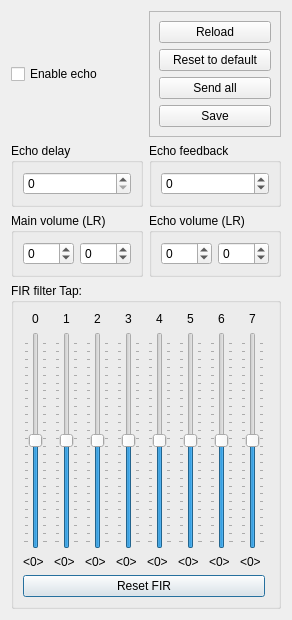
<?xml version="1.0" encoding="UTF-8"?>
<ui version="4.0">
 <class>EchoTune</class>
 <widget class="QDialog" name="EchoTune">
  <property name="geometry">
   <rect>
    <x>0</x>
    <y>0</y>
    <width>284</width>
    <height>620</height>
   </rect>
  </property>
  <property name="windowTitle">
   <string>Echo tuner</string>
  </property>
  <layout class="QGridLayout" name="gridLayout_2">
   <item row="2" column="1">
    <widget class="QGroupBox" name="groupBox_5">
     <property name="title">
      <string>Echo feedback</string>
     </property>
     <layout class="QHBoxLayout" name="horizontalLayout_4">
      <item>
       <widget class="QSpinBox" name="echo_efb">
        <property name="minimum">
         <number>-128</number>
        </property>
        <property name="maximum">
         <number>127</number>
        </property>
       </widget>
      </item>
     </layout>
    </widget>
   </item>
   <item row="4" column="0" colspan="2">
    <widget class="QGroupBox" name="groupBox_3">
     <property name="minimumSize">
      <size>
       <width>0</width>
       <height>322</height>
      </size>
     </property>
     <property name="title">
      <string>FIR filter Tap:</string>
     </property>
     <layout class="QGridLayout" name="gridLayout">
      <item row="1" column="4">
       <widget class="QSlider" name="echo_fir4">
        <property name="minimum">
         <number>-128</number>
        </property>
        <property name="maximum">
         <number>127</number>
        </property>
        <property name="orientation">
         <enum>Qt::Vertical</enum>
        </property>
        <property name="invertedAppearance">
         <bool>false</bool>
        </property>
        <property name="invertedControls">
         <bool>false</bool>
        </property>
        <property name="tickPosition">
         <enum>QSlider::TicksBothSides</enum>
        </property>
       </widget>
      </item>
      <item row="1" column="1">
       <widget class="QSlider" name="echo_fir1">
        <property name="minimum">
         <number>-128</number>
        </property>
        <property name="maximum">
         <number>127</number>
        </property>
        <property name="orientation">
         <enum>Qt::Vertical</enum>
        </property>
        <property name="invertedAppearance">
         <bool>false</bool>
        </property>
        <property name="invertedControls">
         <bool>false</bool>
        </property>
        <property name="tickPosition">
         <enum>QSlider::TicksBothSides</enum>
        </property>
       </widget>
      </item>
      <item row="0" column="4">
       <widget class="QLabel" name="label_6">
        <property name="text">
         <string>4</string>
        </property>
        <property name="textFormat">
         <enum>Qt::PlainText</enum>
        </property>
        <property name="alignment">
         <set>Qt::AlignCenter</set>
        </property>
       </widget>
      </item>
      <item row="0" column="5">
       <widget class="QLabel" name="label_7">
        <property name="text">
         <string>5</string>
        </property>
        <property name="textFormat">
         <enum>Qt::PlainText</enum>
        </property>
        <property name="alignment">
         <set>Qt::AlignCenter</set>
        </property>
       </widget>
      </item>
      <item row="0" column="7">
       <widget class="QLabel" name="label_9">
        <property name="text">
         <string>7</string>
        </property>
        <property name="textFormat">
         <enum>Qt::PlainText</enum>
        </property>
        <property name="alignment">
         <set>Qt::AlignCenter</set>
        </property>
       </widget>
      </item>
      <item row="0" column="2">
       <widget class="QLabel" name="label_4">
        <property name="text">
         <string>2</string>
        </property>
        <property name="textFormat">
         <enum>Qt::PlainText</enum>
        </property>
        <property name="alignment">
         <set>Qt::AlignCenter</set>
        </property>
       </widget>
      </item>
      <item row="0" column="0">
       <widget class="QLabel" name="label_2">
        <property name="text">
         <string>0</string>
        </property>
        <property name="textFormat">
         <enum>Qt::PlainText</enum>
        </property>
        <property name="alignment">
         <set>Qt::AlignCenter</set>
        </property>
       </widget>
      </item>
      <item row="1" column="5">
       <widget class="QSlider" name="echo_fir5">
        <property name="minimum">
         <number>-128</number>
        </property>
        <property name="maximum">
         <number>127</number>
        </property>
        <property name="orientation">
         <enum>Qt::Vertical</enum>
        </property>
        <property name="invertedAppearance">
         <bool>false</bool>
        </property>
        <property name="invertedControls">
         <bool>false</bool>
        </property>
        <property name="tickPosition">
         <enum>QSlider::TicksBothSides</enum>
        </property>
       </widget>
      </item>
      <item row="2" column="0">
       <widget class="QLabel" name="fir0_val">
        <property name="text">
         <string>&lt;0&gt;</string>
        </property>
       </widget>
      </item>
      <item row="1" column="6">
       <widget class="QSlider" name="echo_fir6">
        <property name="minimum">
         <number>-128</number>
        </property>
        <property name="maximum">
         <number>127</number>
        </property>
        <property name="orientation">
         <enum>Qt::Vertical</enum>
        </property>
        <property name="invertedAppearance">
         <bool>false</bool>
        </property>
        <property name="invertedControls">
         <bool>false</bool>
        </property>
        <property name="tickPosition">
         <enum>QSlider::TicksBothSides</enum>
        </property>
       </widget>
      </item>
      <item row="0" column="1">
       <widget class="QLabel" name="label_3">
        <property name="text">
         <string>1</string>
        </property>
        <property name="textFormat">
         <enum>Qt::PlainText</enum>
        </property>
        <property name="alignment">
         <set>Qt::AlignCenter</set>
        </property>
       </widget>
      </item>
      <item row="3" column="0" colspan="8">
       <widget class="QPushButton" name="resetFir">
        <property name="text">
         <string>Reset FIR</string>
        </property>
       </widget>
      </item>
      <item row="1" column="7">
       <widget class="QSlider" name="echo_fir7">
        <property name="minimum">
         <number>-128</number>
        </property>
        <property name="maximum">
         <number>127</number>
        </property>
        <property name="orientation">
         <enum>Qt::Vertical</enum>
        </property>
        <property name="invertedAppearance">
         <bool>false</bool>
        </property>
        <property name="invertedControls">
         <bool>false</bool>
        </property>
        <property name="tickPosition">
         <enum>QSlider::TicksBothSides</enum>
        </property>
       </widget>
      </item>
      <item row="1" column="3">
       <widget class="QSlider" name="echo_fir3">
        <property name="minimum">
         <number>-128</number>
        </property>
        <property name="maximum">
         <number>127</number>
        </property>
        <property name="orientation">
         <enum>Qt::Vertical</enum>
        </property>
        <property name="invertedAppearance">
         <bool>false</bool>
        </property>
        <property name="invertedControls">
         <bool>false</bool>
        </property>
        <property name="tickPosition">
         <enum>QSlider::TicksBothSides</enum>
        </property>
       </widget>
      </item>
      <item row="1" column="2">
       <widget class="QSlider" name="echo_fir2">
        <property name="minimum">
         <number>-128</number>
        </property>
        <property name="maximum">
         <number>127</number>
        </property>
        <property name="orientation">
         <enum>Qt::Vertical</enum>
        </property>
        <property name="invertedAppearance">
         <bool>false</bool>
        </property>
        <property name="invertedControls">
         <bool>false</bool>
        </property>
        <property name="tickPosition">
         <enum>QSlider::TicksBothSides</enum>
        </property>
       </widget>
      </item>
      <item row="0" column="3">
       <widget class="QLabel" name="label_5">
        <property name="text">
         <string>3</string>
        </property>
        <property name="textFormat">
         <enum>Qt::PlainText</enum>
        </property>
        <property name="alignment">
         <set>Qt::AlignCenter</set>
        </property>
       </widget>
      </item>
      <item row="1" column="0">
       <widget class="QSlider" name="echo_fir0">
        <property name="minimum">
         <number>-128</number>
        </property>
        <property name="maximum">
         <number>127</number>
        </property>
        <property name="orientation">
         <enum>Qt::Vertical</enum>
        </property>
        <property name="invertedAppearance">
         <bool>false</bool>
        </property>
        <property name="invertedControls">
         <bool>false</bool>
        </property>
        <property name="tickPosition">
         <enum>QSlider::TicksBothSides</enum>
        </property>
       </widget>
      </item>
      <item row="0" column="6">
       <widget class="QLabel" name="label_8">
        <property name="text">
         <string>6</string>
        </property>
        <property name="textFormat">
         <enum>Qt::PlainText</enum>
        </property>
        <property name="alignment">
         <set>Qt::AlignCenter</set>
        </property>
       </widget>
      </item>
      <item row="2" column="1">
       <widget class="QLabel" name="fir1_val">
        <property name="text">
         <string>&lt;0&gt;</string>
        </property>
       </widget>
      </item>
      <item row="2" column="2">
       <widget class="QLabel" name="fir2_val">
        <property name="text">
         <string>&lt;0&gt;</string>
        </property>
       </widget>
      </item>
      <item row="2" column="3">
       <widget class="QLabel" name="fir3_val">
        <property name="text">
         <string>&lt;0&gt;</string>
        </property>
       </widget>
      </item>
      <item row="2" column="4">
       <widget class="QLabel" name="fir4_val">
        <property name="text">
         <string>&lt;0&gt;</string>
        </property>
       </widget>
      </item>
      <item row="2" column="5">
       <widget class="QLabel" name="fir5_val">
        <property name="text">
         <string>&lt;0&gt;</string>
        </property>
       </widget>
      </item>
      <item row="2" column="6">
       <widget class="QLabel" name="fir6_val">
        <property name="text">
         <string>&lt;0&gt;</string>
        </property>
       </widget>
      </item>
      <item row="2" column="7">
       <widget class="QLabel" name="fir7_val">
        <property name="text">
         <string>&lt;0&gt;</string>
        </property>
       </widget>
      </item>
     </layout>
    </widget>
   </item>
   <item row="3" column="0">
    <widget class="QGroupBox" name="groupBox">
     <property name="title">
      <string>Main volume (LR)</string>
     </property>
     <layout class="QHBoxLayout" name="horizontalLayout">
      <item>
       <widget class="QSpinBox" name="echo_mvoll">
        <property name="minimum">
         <number>-128</number>
        </property>
        <property name="maximum">
         <number>127</number>
        </property>
       </widget>
      </item>
      <item>
       <widget class="QSpinBox" name="echo_mvolr">
        <property name="minimum">
         <number>-128</number>
        </property>
        <property name="maximum">
         <number>127</number>
        </property>
       </widget>
      </item>
     </layout>
    </widget>
   </item>
   <item row="2" column="0">
    <widget class="QGroupBox" name="groupBox_4">
     <property name="title">
      <string>Echo delay</string>
     </property>
     <layout class="QHBoxLayout" name="horizontalLayout_3">
      <item>
       <widget class="QSpinBox" name="echo_edl">
        <property name="maximum">
         <number>15</number>
        </property>
       </widget>
      </item>
     </layout>
    </widget>
   </item>
   <item row="0" column="1">
    <widget class="QFrame" name="frame">
     <property name="frameShape">
      <enum>QFrame::StyledPanel</enum>
     </property>
     <property name="frameShadow">
      <enum>QFrame::Raised</enum>
     </property>
     <layout class="QVBoxLayout" name="verticalLayout">
      <item>
       <widget class="QPushButton" name="echo_reload">
        <property name="text">
         <string>Reload</string>
        </property>
       </widget>
      </item>
      <item>
       <widget class="QPushButton" name="reset">
        <property name="text">
         <string>Reset to default</string>
        </property>
       </widget>
      </item>
      <item>
       <widget class="QPushButton" name="sendAll">
        <property name="text">
         <string>Send all</string>
        </property>
       </widget>
      </item>
      <item>
       <widget class="QPushButton" name="save">
        <property name="text">
         <string>Save</string>
        </property>
       </widget>
      </item>
     </layout>
    </widget>
   </item>
   <item row="0" column="0">
    <widget class="QCheckBox" name="echo_eon">
     <property name="text">
      <string>Enable echo</string>
     </property>
    </widget>
   </item>
   <item row="3" column="1">
    <widget class="QGroupBox" name="groupBox_2">
     <property name="title">
      <string>Echo volume (LR)</string>
     </property>
     <layout class="QHBoxLayout" name="horizontalLayout_2">
      <item>
       <widget class="QSpinBox" name="echo_evoll">
        <property name="minimum">
         <number>-128</number>
        </property>
        <property name="maximum">
         <number>127</number>
        </property>
       </widget>
      </item>
      <item>
       <widget class="QSpinBox" name="echo_evolr">
        <property name="minimum">
         <number>-128</number>
        </property>
        <property name="maximum">
         <number>127</number>
        </property>
       </widget>
      </item>
     </layout>
    </widget>
   </item>
  </layout>
 </widget>
 <resources/>
 <connections/>
</ui>
